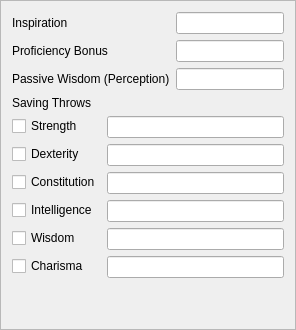
          <widget class="QFrame" name="frame_3">
           <property name="sizePolicy">
            <sizepolicy hsizetype="Preferred" vsizetype="Expanding">
             <horstretch>0</horstretch>
             <verstretch>0</verstretch>
            </sizepolicy>
           </property>
           <property name="frameShape">
            <enum>QFrame::StyledPanel</enum>
           </property>
           <property name="frameShadow">
            <enum>QFrame::Raised</enum>
           </property>
           <layout class="QVBoxLayout" name="verticalLayout_13">
            <item>
             <layout class="QFormLayout" name="formLayout">
              <item row="0" column="0">
               <widget class="QLabel" name="label_14">
                <property name="text">
                 <string>Inspiration</string>
                </property>
               </widget>
              </item>
              <item row="1" column="0">
               <widget class="QLabel" name="label_15">
                <property name="text">
                 <string>Proficiency Bonus</string>
                </property>
               </widget>
              </item>
              <item row="0" column="1">
               <widget class="QLineEdit" name="lineEdit_inspiration">
                <property name="sizePolicy">
                 <sizepolicy hsizetype="Minimum" vsizetype="Fixed">
                  <horstretch>0</horstretch>
                  <verstretch>0</verstretch>
                 </sizepolicy>
                </property>
               </widget>
              </item>
              <item row="1" column="1">
               <widget class="QLineEdit" name="lineEdit_proficiencyBonus">
                <property name="sizePolicy">
                 <sizepolicy hsizetype="Minimum" vsizetype="Fixed">
                  <horstretch>0</horstretch>
                  <verstretch>0</verstretch>
                 </sizepolicy>
                </property>
               </widget>
              </item>
              <item row="2" column="0">
               <widget class="QLabel" name="label_27">
                <property name="text">
                 <string>Passive Wisdom (Perception)</string>
                </property>
               </widget>
              </item>
              <item row="2" column="1">
               <widget class="QLineEdit" name="lineEdit_passiveWisdom">
                <property name="sizePolicy">
                 <sizepolicy hsizetype="Minimum" vsizetype="Fixed">
                  <horstretch>0</horstretch>
                  <verstretch>0</verstretch>
                 </sizepolicy>
                </property>
               </widget>
              </item>
             </layout>
            </item>
            <item>
             <widget class="QLabel" name="label_16">
              <property name="text">
               <string>Saving Throws</string>
              </property>
             </widget>
            </item>
            <item>
             <layout class="QFormLayout" name="formLayout_2">
              <item row="0" column="0">
               <widget class="QCheckBox" name="checkBox_strength">
                <property name="text">
                 <string>Strength</string>
                </property>
               </widget>
              </item>
              <item row="0" column="1">
               <widget class="QLineEdit" name="lineEdit_strengthSave">
                <property name="sizePolicy">
                 <sizepolicy hsizetype="Minimum" vsizetype="Fixed">
                  <horstretch>0</horstretch>
                  <verstretch>0</verstretch>
                 </sizepolicy>
                </property>
               </widget>
              </item>
              <item row="1" column="0">
               <widget class="QCheckBox" name="checkBox_dexterity">
                <property name="text">
                 <string>Dexterity</string>
                </property>
               </widget>
              </item>
              <item row="2" column="0">
               <widget class="QCheckBox" name="checkBox_constitution">
                <property name="text">
                 <string>Constitution</string>
                </property>
               </widget>
              </item>
              <item row="3" column="0">
               <widget class="QCheckBox" name="checkBox_intelligence">
                <property name="text">
                 <string>Intelligence</string>
                </property>
               </widget>
              </item>
              <item row="4" column="0">
               <widget class="QCheckBox" name="checkBox_wisdom">
                <property name="text">
                 <string>Wisdom</string>
                </property>
               </widget>
              </item>
              <item row="5" column="0">
               <widget class="QCheckBox" name="checkBox_charisma">
                <property name="text">
                 <string>Charisma</string>
                </property>
               </widget>
              </item>
              <item row="1" column="1">
               <widget class="QLineEdit" name="lineEdit_dexteritySave">
                <property name="sizePolicy">
                 <sizepolicy hsizetype="Minimum" vsizetype="Fixed">
                  <horstretch>0</horstretch>
                  <verstretch>0</verstretch>
                 </sizepolicy>
                </property>
               </widget>
              </item>
              <item row="2" column="1">
               <widget class="QLineEdit" name="lineEdit_constitutionSave">
                <property name="sizePolicy">
                 <sizepolicy hsizetype="Minimum" vsizetype="Fixed">
                  <horstretch>0</horstretch>
                  <verstretch>0</verstretch>
                 </sizepolicy>
                </property>
               </widget>
              </item>
              <item row="3" column="1">
               <widget class="QLineEdit" name="lineEdit_intelligenceSave">
                <property name="sizePolicy">
                 <sizepolicy hsizetype="Minimum" vsizetype="Fixed">
                  <horstretch>0</horstretch>
                  <verstretch>0</verstretch>
                 </sizepolicy>
                </property>
               </widget>
              </item>
              <item row="4" column="1">
               <widget class="QLineEdit" name="lineEdit_wisdomSave">
                <property name="sizePolicy">
                 <sizepolicy hsizetype="Minimum" vsizetype="Fixed">
                  <horstretch>0</horstretch>
                  <verstretch>0</verstretch>
                 </sizepolicy>
                </property>
               </widget>
              </item>
              <item row="5" column="1">
               <widget class="QLineEdit" name="lineEdit_charismaSave">
                <property name="sizePolicy">
                 <sizepolicy hsizetype="Minimum" vsizetype="Fixed">
                  <horstretch>0</horstretch>
                  <verstretch>0</verstretch>
                 </sizepolicy>
                </property>
               </widget>
              </item>
             </layout>
            </item>
            <item>
             <spacer name="verticalSpacer">
              <property name="orientation">
               <enum>Qt::Vertical</enum>
              </property>
              <property name="sizeHint" stdset="0">
               <size>
                <width>20</width>
                <height>40</height>
               </size>
              </property>
             </spacer>
            </item>
           </layout>
          </widget>
